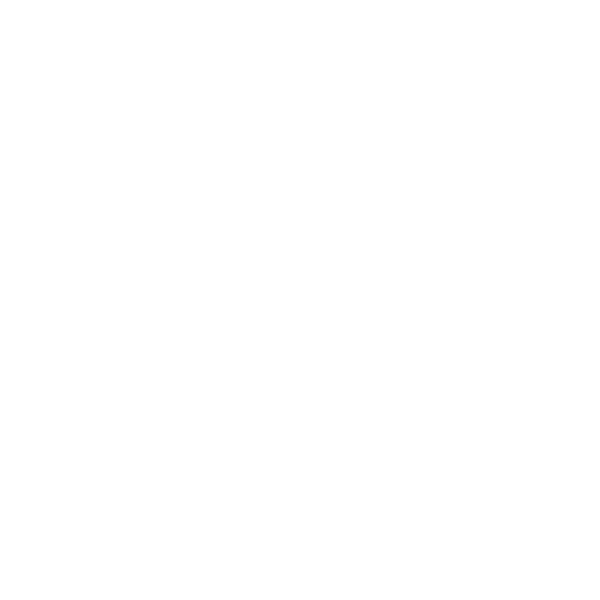
Frame 1 (no input)
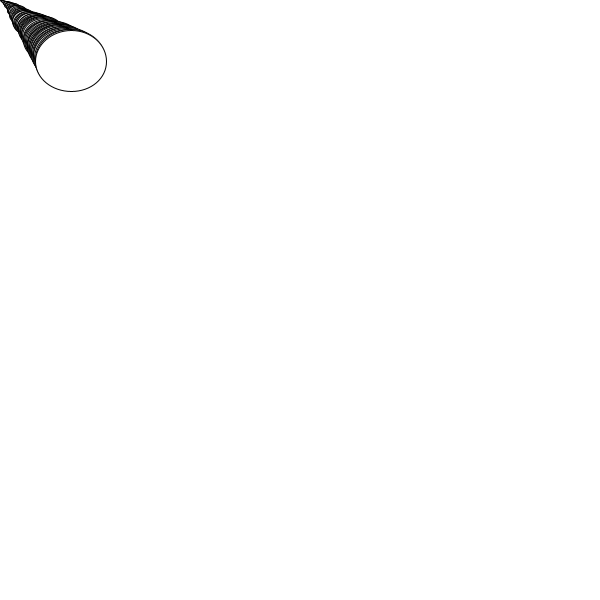
Frame 60 (the mouse pressed at the canvas centre just before this capture)
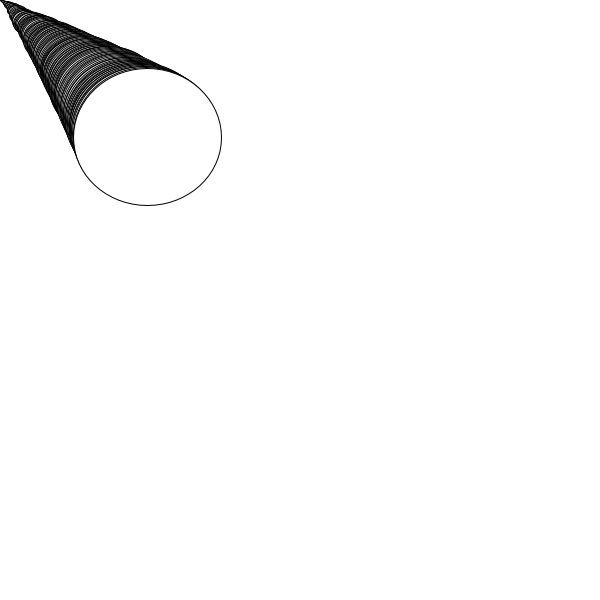
Frame 120 (the mouse held since frame 60 and released just before this capture)

The Processing sketch that drew these frames (run headless with seeded random() and noise(); from frame 60 on, the mouse is pressed at the canvas centre):

// Processing sketch: processing_173808
// ── processing_173808.pde

//float a,b;
float x,y;

void setup()
{
size(600,600); 
background(255);
x=0;
y=0;
//a=300;
//b=300;
}
void draw()
{
//stroke(255,0,0)  
//strokeWeight(1);
ellipse(x,y,x,y);
x = x + random(0.5,2);
y = y + random(0.3,2);
//rect(a,b,a,b);
//a = a + random(0.7,1.5);
//b = b + random(0.6,1.4);
if(y > height)
{
//fill(random(255),random(255),random(255),random(255));  
strokeWeight(random(5));  
stroke(random(255),random(255),random(255),random(255));  
x=random(0,width);
y=random(0,height);
}
}
